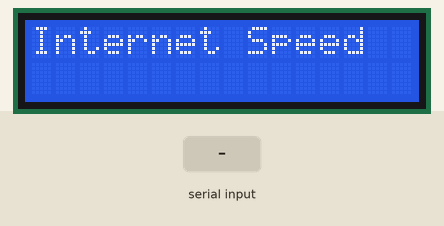
Bench run of a sketch on a simulated Arduino Uno, built with avr-gcc and run on an emulated ATmega328P. Shown: 16×2 character LCD. The inputs (shaded band) are chosen by the test bench.

Above: at 0.1 s.
3.3 s: "T90\n" received over Serial
At 4.1 s:
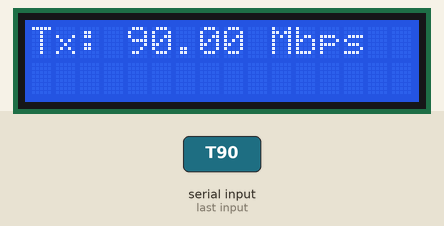
4.8 s: "R90\n" received over Serial
At 5.2 s:
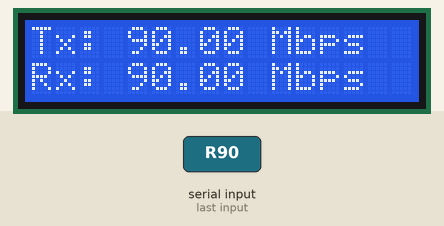
Timing chart, 0 to 7.8 s (numbered marks = the images above; inputs shaded):
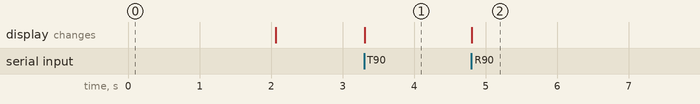

The sketch:

pc_network_monitor.ino
```cpp
#include <LiquidCrystal.h>

LiquidCrystal lcd(7, 6, 5, 4, 3, 2);

void setup() {
  lcd.begin(16, 2);
  lcd.print("Internet Speed");
  delay(2000);
  lcd.clear();
  Serial.begin(9600);
}

void loop() {

  if (Serial.available() >= 3) {
    char data_type = Serial.read();
    String data_value = Serial.readStringUntil('\n');

    float speed = data_value.toFloat();

    if (data_type == 'T') {
      lcd.setCursor(0, 0);
      lcd.print("Tx: ");
      lcd.print(speed, 2);
      lcd.print(" Mbps    ");
    } else if (data_type == 'R') {
      lcd.setCursor(0, 1);
      lcd.print("Rx: ");
      lcd.print(speed, 2);
      lcd.print(" Mbps    ");
    }
  }
}
```

Measured:
- after the input at 3.3 s, the display: changes at once (image 1)
- after the input at 4.8 s, the display: changes at once (image 2)
